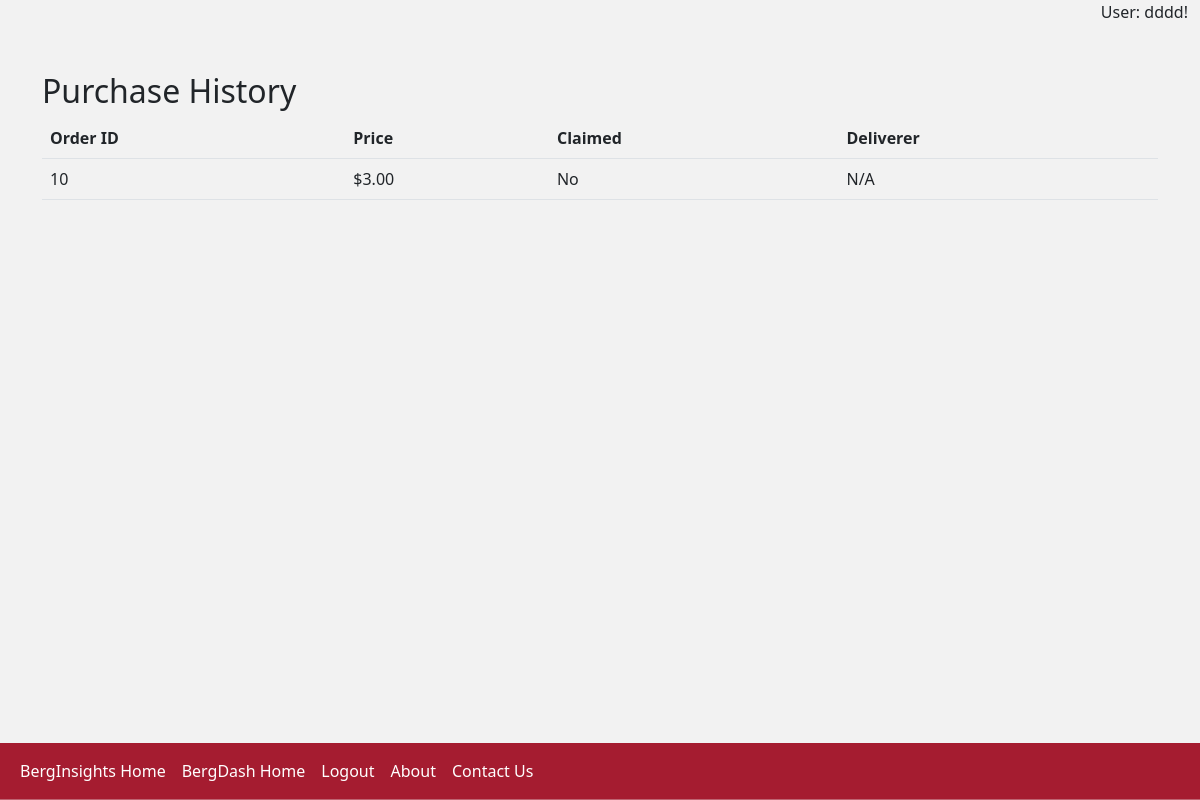
/purchase_history (signed in), run on the app's committed database.
### tables this page shows
CREATE TABLE orders (
    id INTEGER PRIMARY KEY AUTOINCREMENT,
    customer_id INTEGER,
    order_datetime TIMESTAMP DEFAULT CURRENT_TIMESTAMP,
    delivery_datetime TIMESTAMP,
    box_count INTEGER,
    box_contents TEXT,
    dropoff_location TEXT,
    additional_comments TEXT,
    venmo_username TEXT, deliverer_id INTEGER, order_price REAL,
    FOREIGN KEY (customer_id) REFERENCES users(id)
);

### app.py (the view)
@app.route("/purchase_history")
@login_required
def purchase_history():
    user_id = session.get("user_id")
    if not user_id:
        flash("You need to be logged in to view this page.", "warning")
        return redirect(url_for("login"))
    conn = get_users_db_connection()
    cur = conn.cursor()
    try:
        orders = cur.execute(
            """
            SELECT o.*, u.username as deliverer_username
            FROM orders o
            LEFT JOIN users u ON o.deliverer_id = u.id
            WHERE customer_id = ?
            """,
            (user_id,),
        ).fetchall()
    except Exception as e:
        print("SQLite error:", e)
        flash("An error occurred while retrieving your order history.", "warning")
        return redirect(url_for("index1"))
    finally:
        cur.close()
        conn.close()
    return render_template("phistory.html", orders=orders)

### app.py (called while the page is built)
def get_users_db_connection():
    conn = sqlite3.connect("users.db")
    conn.row_factory = sqlite3.Row  # Enables column access by name: row['column_name']
    return conn

def login_required(f):
    @wraps(f)
    def decorated_function(*args, **kwargs):
        if "user_id" not in session:
            flash("You need to be logged in to access this page.", "warning")
            return redirect(url_for("login"))
        return f(*args, **kwargs)
    return decorated_function

@app.after_request
def after_request(response):
    response.headers["Cache-Control"] = "no-cache, no-store, must-revalidate"
    response.headers["Expires"] = 0
    response.headers["Pragma"] = "no-cache"
    return response

@app.context_processor
def inject_username():
    return dict(username=session.get("username", "Guest"))

### templates/phistory.html (shortened to what this page needs)
{% extends "base.html" %}
{% block content %}
    <div class="container mt-5">
        <h2>Purchase History</h2>
        <table class="table">
            <thead>
                <tr>
                    <th scope="col">Order ID</th>
                    <th scope="col">Price</th>
                    <th scope="col">Claimed</th>
                    <th scope="col">Deliverer</th>
                </tr>
            </thead>
            <tbody>
                {% for order in orders %}
                    <tr>
                        <td>{{ order.id }}</td>
                        <td>${{ "%.2f"|format(order.order_price) }}</td>
                        <td>{{ "Yes" if order.deliverer_id else "No" }}</td>
                        <td>{{ order.deliverer_username or "N/A" }}</td>
                    </tr>
                {% else %}
                    <tr>
                        <td colspan="4">No orders found.</td>
                    </tr>
                {% endfor %}
            </tbody>
        </table>
    </div>
{% endblock %}

### static/styles.css (style rules this page uses)
html { background-color: #F2F2F2 }
body { background-color: #F2F2F2 }

### data on the page
orders: id "10", order_price "3.00", deliverer_id "No", deliverer_username "N/A"

### other printed values
{{ username }} "dddd"
